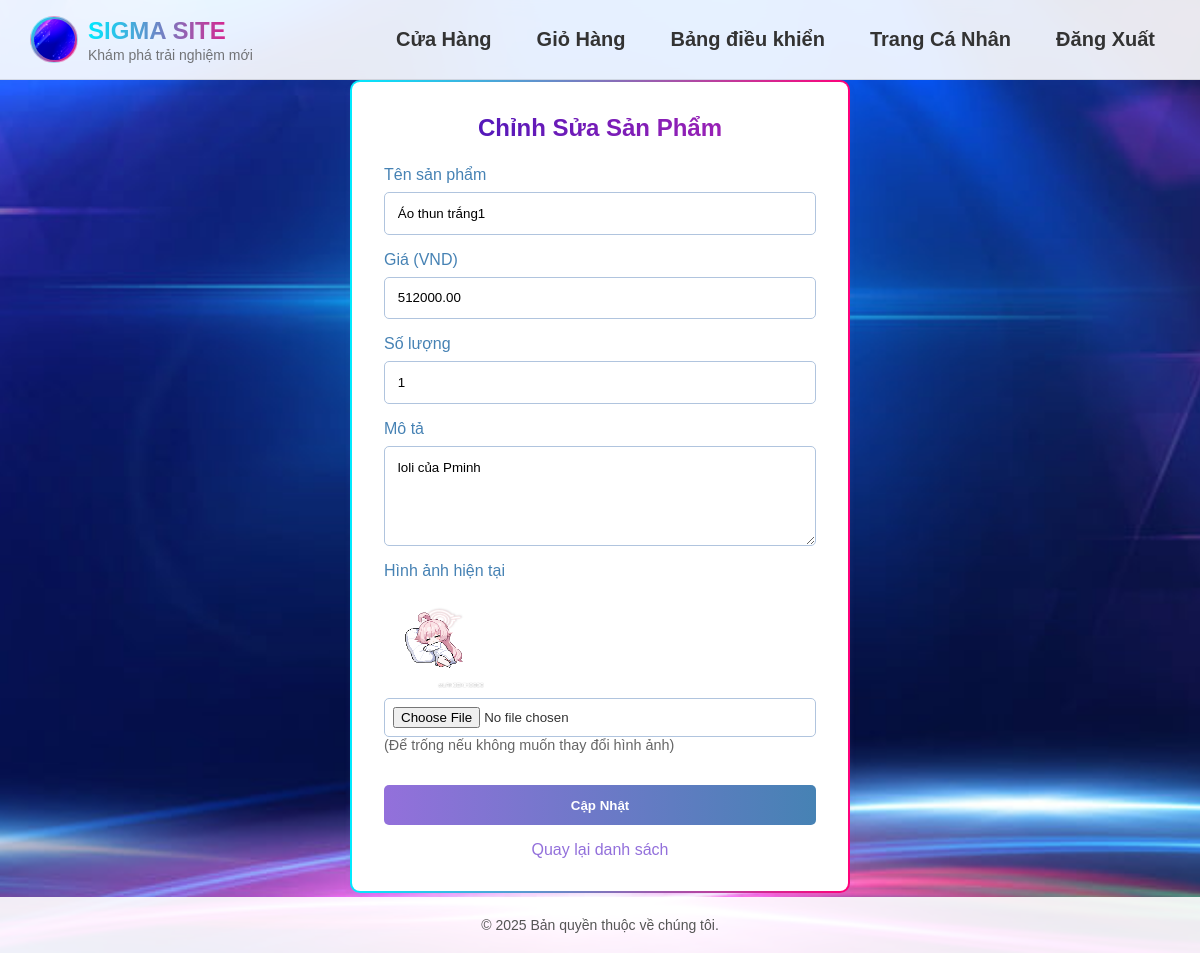
The app's page /edit.php?id=1 (signed in) with its own data.
### tables this page shows
CREATE TABLE `products` (
  `image` varchar(255) NOT NULL,
  `id` int(10) NOT NULL,
  `name` varchar(100) NOT NULL,
  `price` decimal(10,2) NOT NULL,
  `quantity` int(10) NOT NULL,
  `description` text DEFAULT NULL,
  `created_at` timestamp NOT NULL DEFAULT current_timestamp()
);

### edit.php (the view, shortened to what this page needs)
<?php
require_once 'config.php';
$errors = [];
$product = null;
$product_id = isset($_GET['id']) ? (int)$_GET['id'] : 0;
if ($product_id > 0) {
    try {
        $stmt = $conn_store->prepare("SELECT name, price, quantity, description, image FROM products WHERE id = ?");
        $stmt->execute([$product_id]);
        $product = $stmt->fetch();
    } catch (PDOException $e) {
        $errors[] = "Lỗi cơ sở dữ liệu: " . $e->getMessage();
    }
} else {
    $errors[] = "ID sản phẩm không hợp lệ.";
}
include 'header.php';
?>
<div class="form-wrapper">
    <div class="form-container">
        <h2>Chỉnh Sửa Sản Phẩm</h2>
        <?php if ($product) : ?>
            <form method="POST" action="edit.php?id=<?php echo $product_id; ?>" enctype="multipart/form-data">
                <div class="form-group">
                    <label for="name">Tên sản phẩm</label>
                    <input type="text" id="name" name="name" value="<?php echo htmlspecialchars($product['name']); ?>" required>
                </div>
                <div class="form-group">
                    <label for="price">Giá (VND)</label>
                    <input type="number" id="price" name="price" step="0.01" min="0" value="<?php echo number_format($product['price'], 2, '.', ''); ?>" required>
                </div>
                <div class="form-group">
                    <label for="quantity">Số lượng</label>
                    <input type="number" id="quantity" name="quantity" min="0" value="<?php echo htmlspecialchars($product['quantity']); ?>" required>
                </div>
                <div class="form-group">
                    <label for="description">Mô tả</label>
                    <textarea id="description" name="description"><?php echo htmlspecialchars($product['description'] ?? ''); ?></textarea>
                </div>
                <div class="form-group">
                    <label for="image">Hình ảnh hiện tại</label>
                    <?php if ($product['image']): ?>
                        <div style="margin-bottom: 10px;">
                            <img src="<?php echo htmlspecialchars($product['image']); ?>" alt="Hình ảnh hiện tại" style="max-width: 100px; max-height: 100px;">
                        </div>
                    <?php endif; ?>
                    <input type="file" id="image" name="image" accept="image/*">
                    <p style="font-size: 0.9rem; color: #666;">(Để trống nếu không muốn thay đổi hình ảnh)</p>
                </div>
                <button type="submit">Cập Nhật</button>
                <a href="products.php" class="back-link">Quay lại danh sách</a>
            </form>
        <?php else : ?>
            <p>Sản phẩm không tồn tại. <a href="products.php">Quay lại danh sách</a></p>
        <?php endif; ?>
    </div>
</div>
<?php include 'footer.php'; ?>

### styles.css (style rules this page uses)
* { margin: 0; padding: 0; box-sizing: border-box; font-family: 'Poppins', sans-serif; }

### edit.php (style rules this page uses)
.form-wrapper { flex: 1; display: flex; justify-content: center; align-items: center; padding-bottom: 60px; }
.form-container { background-color: #fff; padding: 2rem; border-radius: 10px; box-shadow: 0 4px 6px rgba(147, 112, 219, 0.1); border: 2px solid transparent; background: linear-gradient(#fff, #fff) padding-box, linear-gradient(90deg, #00eaff, #ff007a) border-box; width: 100%; max-width: 500px; animation: fadeInDown 0.6s ease-in-out; }
h2 { background: linear-gradient(90deg, #3915bb, #b424b4); -webkit-background-clip: text; background-clip: text; color: transparent; text-align: center; margin-bottom: 1.5rem; }
.form-group { margin-bottom: 1rem; }
label { display: block; color: #4682b4; margin-bottom: 0.5rem; }
input, textarea { width: 100%; padding: 0.8rem; border: 1px solid #b0c4de; border-radius: 5px; box-sizing: border-box; }
input[type="file"] { padding: 0.5rem; }
textarea { height: 100px; resize: vertical; }
button { width: 100%; padding: 0.8rem; border: none; border-radius: 5px; cursor: pointer; transition: all 0.3s ease; background: linear-gradient(90deg, #9370db, #4682b4); color: white; font-weight: bold; margin-top: 1rem; }
.back-link { display: block; text-align: center; margin-top: 1rem; color: #9370db; text-decoration: none; }

### records on screen
products: name "Áo thun trắng1", price "512000.00", quantity "1", description "loli của Pminh", image (picture)
